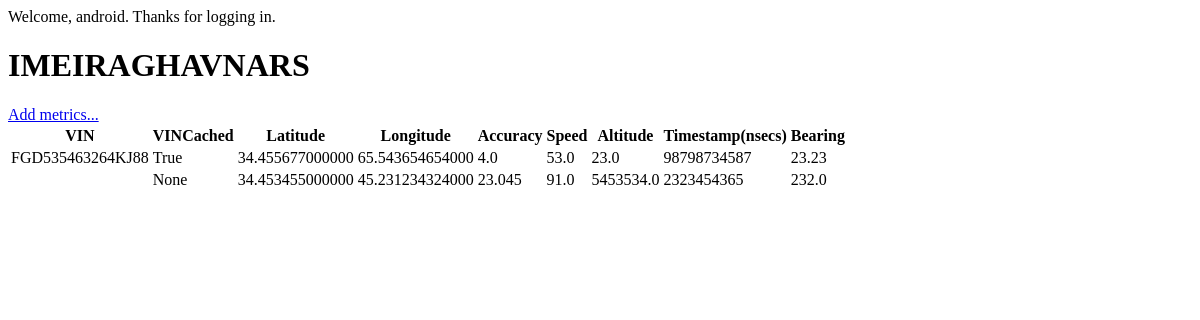
Before: /gps/7/detail/ (signed in) with the older database file.
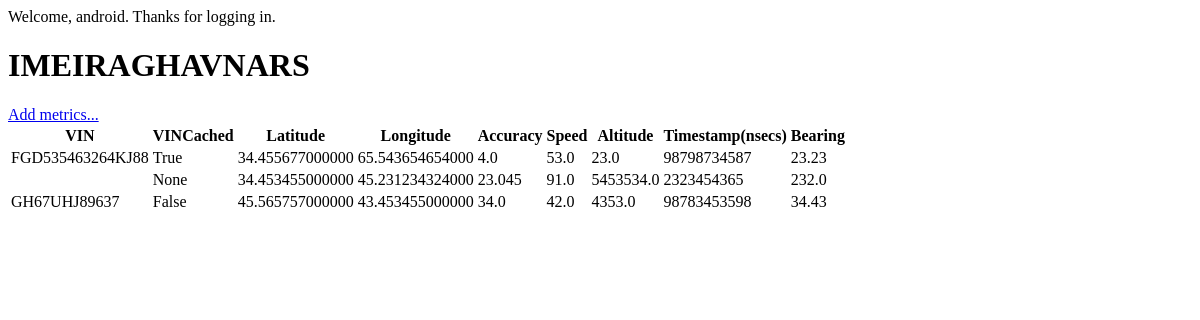
After: the same page with the newer database file.
### gps/models.py (models this page shows, shortened)
class GpsNodeMetrics(models.Model):
    node = models.ForeignKey(GpsNode)
    """ Define metrics below from node """
    vin = models.CharField(max_length=32, null=True, blank=True)
    vinCached =  models.NullBooleanField(default=None)
    latitude = models.DecimalField(max_digits=14, decimal_places=12)
    longitude = models.DecimalField(max_digits=14, decimal_places=12)
    accuracy = models.FloatField()
    speed = models.FloatField()
    altitude = models.FloatField()
    nsTimestamp = models.BigIntegerField()
    bearing = models.FloatField()
    def get_all_fields(self):
        fields = []
        for f in self._meta.fields:
            fname = f.name
            try :
                value = getattr(self, fname)
            except User.DoesNotExist:
                value = None
            if f.name not in ('id', 'node'):
                fields.append(
                  {
                   'label':f.verbose_name,
                   'name':f.name,
                   'value':value,
                  }
                )
        return fields

### gps/views.py (the view)
# urls.py: url(r'^(?P<pk>\d+)/detail/$', views.GpsNodeDetailView.as_view(), name='detail'),
class GpsNodeDetailView(DetailView):
    model = GpsNode
    template_name = 'gps/gpsnode_detail.html'

### templates/gps/gpsnode_detail.html (shortened to what this page needs)
{% if user.is_authenticated %}
    <p>Welcome, {{ user.get_username }}. Thanks for logging in.</p>
<h1>{{ gpsnode.ident }}</h1>
<a href="{% url 'gps:update' gpsnode.id %}">Add metrics...</a>
{% if gpsnode.gpsnodemetrics_set.all %}
  <table>
  <tr>
    <th> VIN </th>
    <th> VINCached </th>
    <th> Latitude </th>
    <th> Longitude </th>
    <th> Accuracy </th>
    <th> Speed </th>
    <th> Altitude </th>
    <th> Timestamp(nsecs) </th>
    <th> Bearing </th>
  </tr>
  {% for metric in gpsnode.gpsnodemetrics_set.all %}
      <tr>
      {% for f in metric.get_all_fields %}
        <td> {{ f.value | escape }} </td>
      {% endfor %}
      </tr>
  {% endfor %}
  </table>
{% else %}
  GpsNodeMetrics is empty.
{% endif %}
{% else %}
    <p>Welcome, new user. Please log in.</p>
{% endif %}

Changed rows visible on the page:
added GpsNodeMetrics: value "GH67UHJ89637" "False" "45.565757000000" "43.453455000000" "34.0" "42.0" "4353.0" "98783453598" "34.43"
